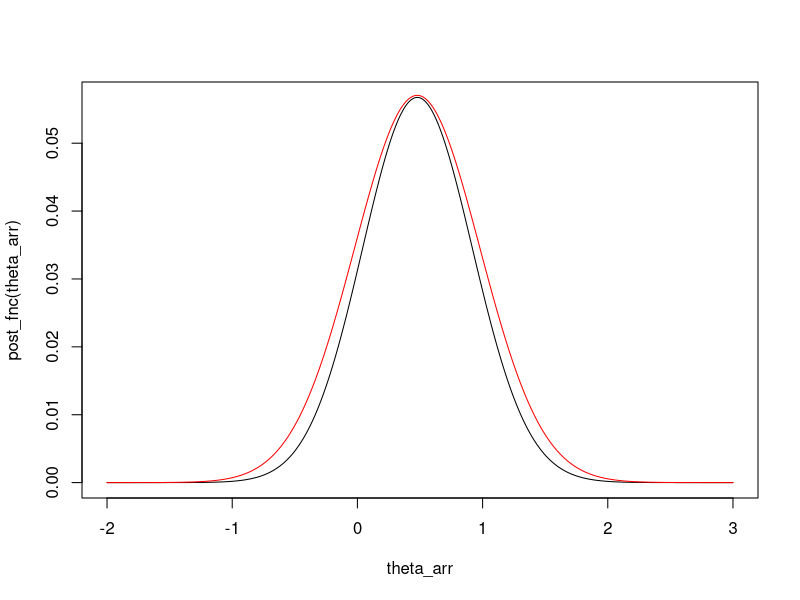

The R source for this figure:
# A5.1 b
post_fnc = function(theta){
  exp(5*theta)*exp(-2*theta^2)/(1+exp(theta))^5
}

theta_arr = seq(-2,3,length.out = 10001)
plot(theta_arr, post_fnc(theta_arr), 'l')
M = 0.0715
proposal = M*dnorm(theta_arr, 0.478, 0.5)
lines(theta_arr, proposal, col='red')
sum(post_fnc(theta_arr) > proposal)

N=100000
samples = rep(0,N)
for (i in 1:N){
  accept = FALSE
  while(!accept){
    proposal = rnorm(1, 0.478, 0.5)
    u = runif(1)
    accept = u*M*dnorm(proposal, 0.478, 0.5) < post_fnc(proposal)
  }
  samples[i] = proposal
}

sum(samples>0)/N

# c
m = 100000
proposals = rnorm(m, 0.478, 0.5)
weights = post_fnc(proposals) / dnorm(proposals, 0.478, 0.5)
p = weights / sum(weights)
N = 10000
samples = sample(proposals, size=m, replace = TRUE, prob=p)
sum(samples>0)/m




#################################  
# A5.4

log_post = function(beta0, beta1, y){
  i = 1:length(y)
  sum( y*(beta0 + beta1*i) - exp(beta0 + beta1*i) )
}
y = c(15,11,14,17,5,11,10,4,8,10,7,9,11,3,6,1,1,4)





